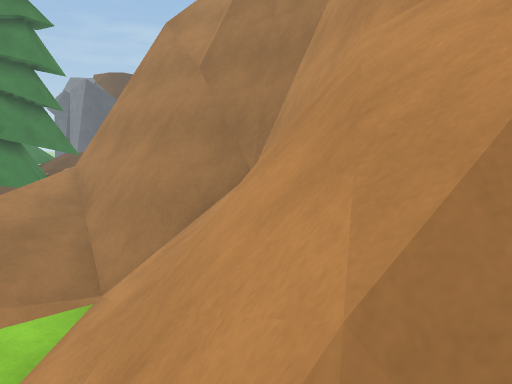
view 1 (above)

21 first-person views from a walk through a 3-D level made in the Unity game engine. The camera is 1.3 m above the floor, tilts 8° down and sees 70° across. The floor is counted in squares, 1 m on a side. Each view is taken from the middle of a square. On the plan, view 1 faces up. The plan holds only what a view shows up to about 15 squares ahead; the rest is blank. The place goes on beyond the plan. The player character is not drawn. Surface patterns are stand-ins for the level's own textures.

view 2
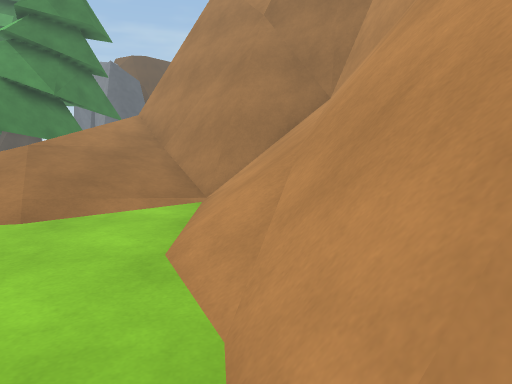

view 3
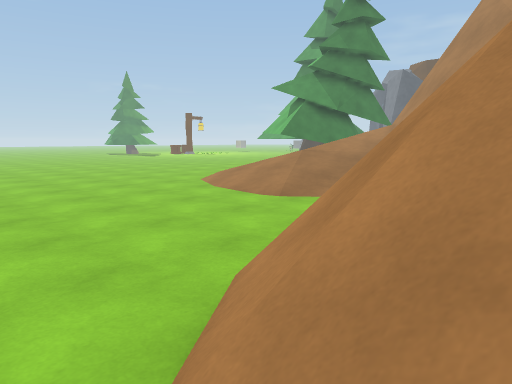

view 4
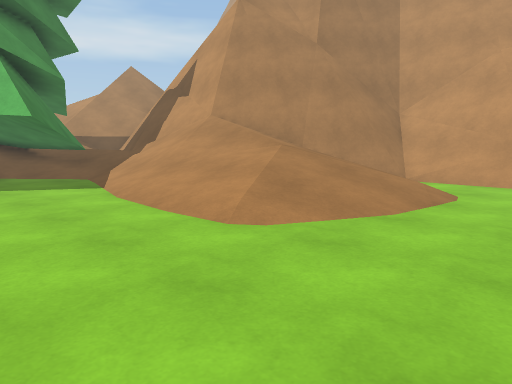

view 5
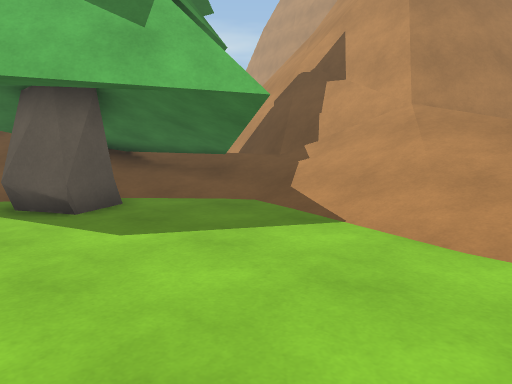

view 6
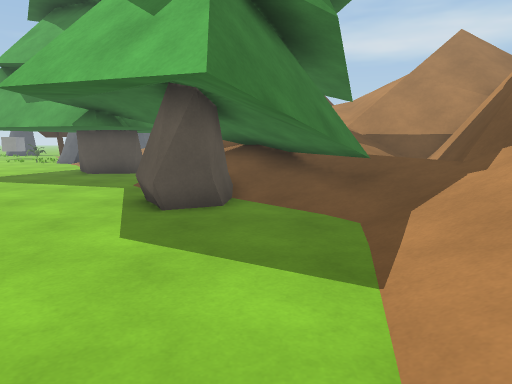

view 7
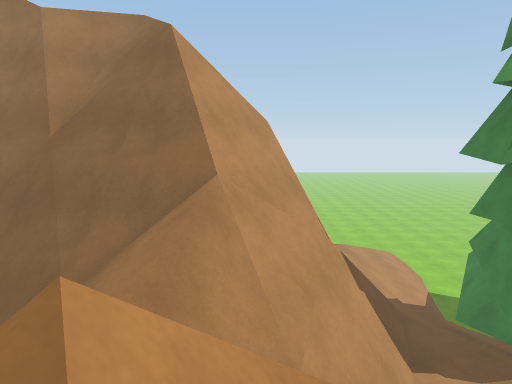

view 8
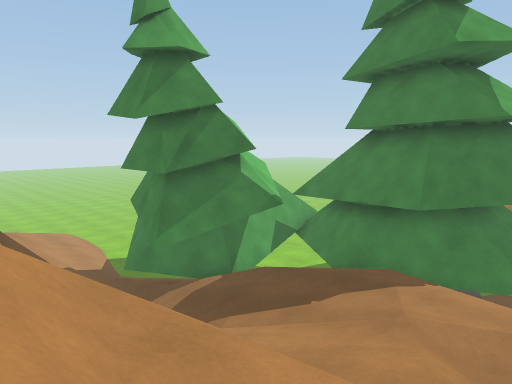

view 9
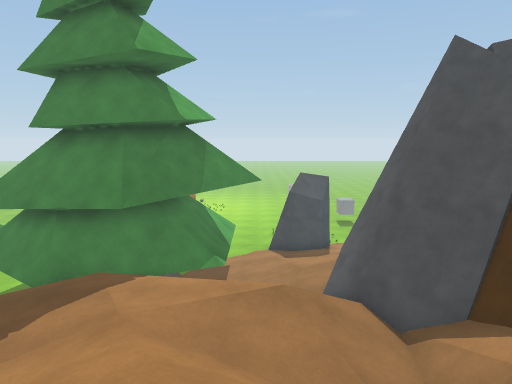

view 10
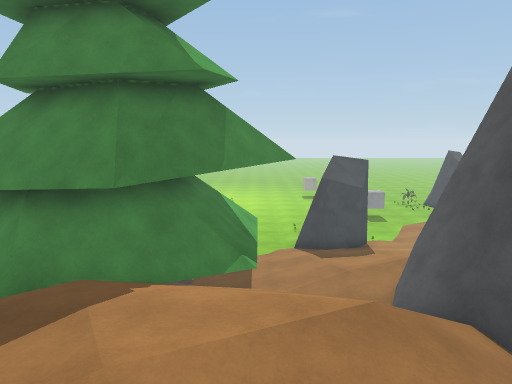

view 11
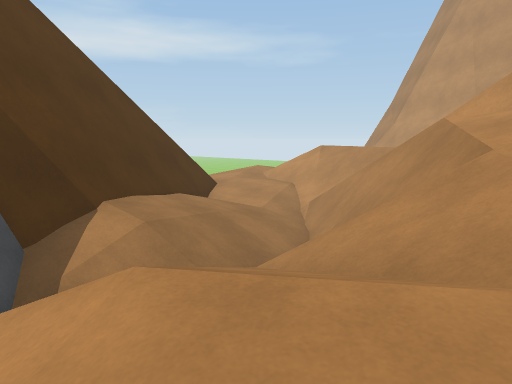

view 12
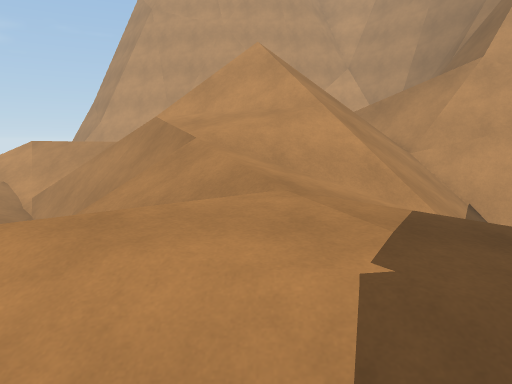

view 13
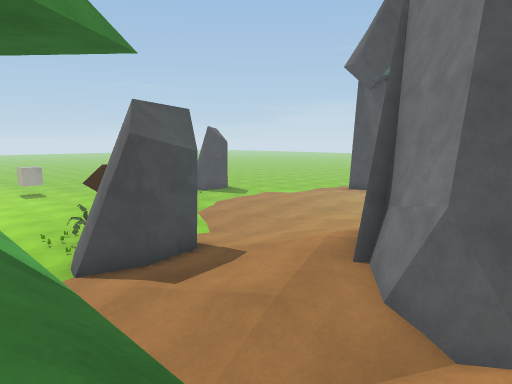

view 14
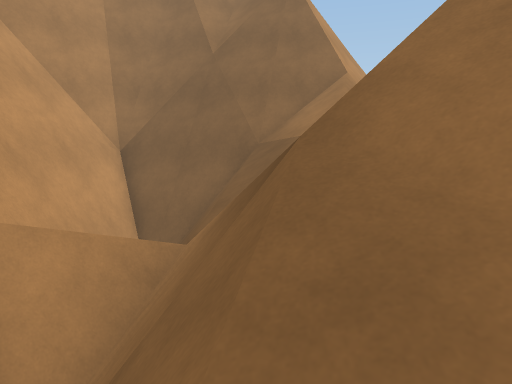

view 15
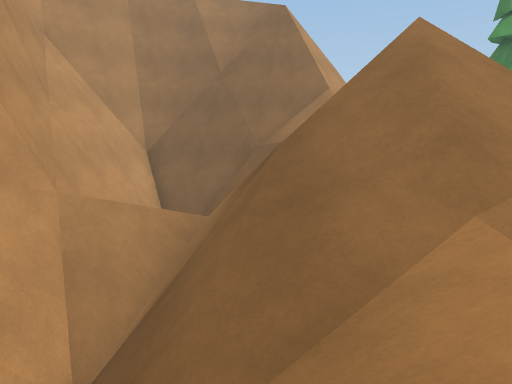

view 16
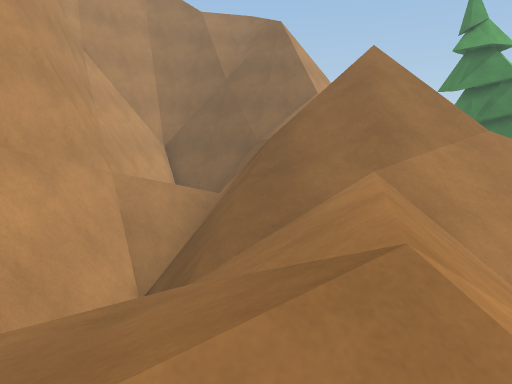

view 17
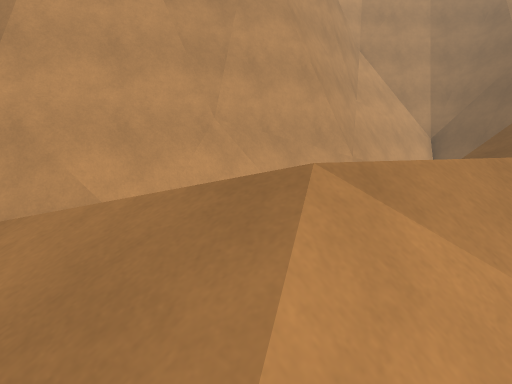

view 18
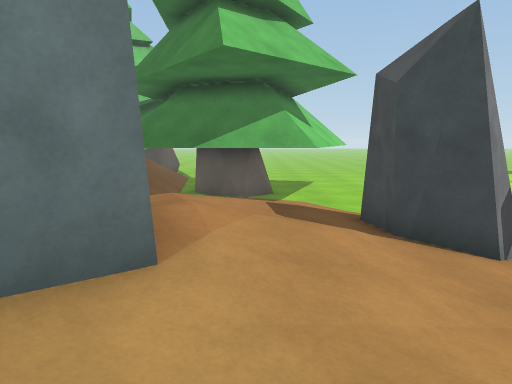

view 19
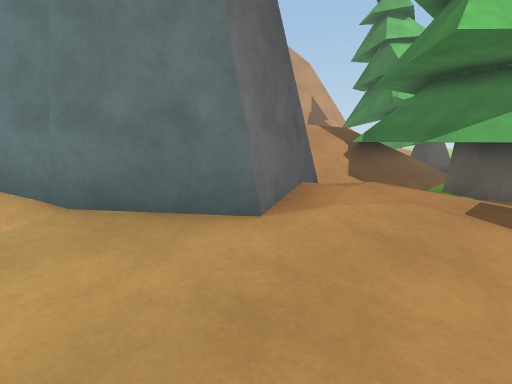

view 20
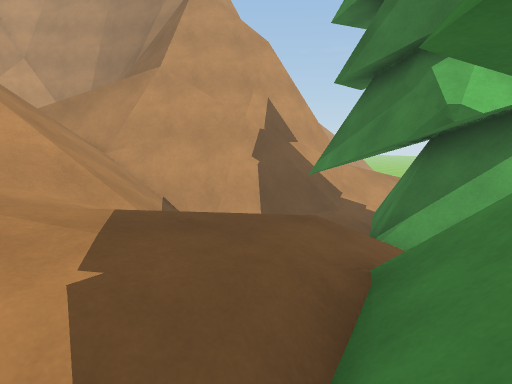

view 21
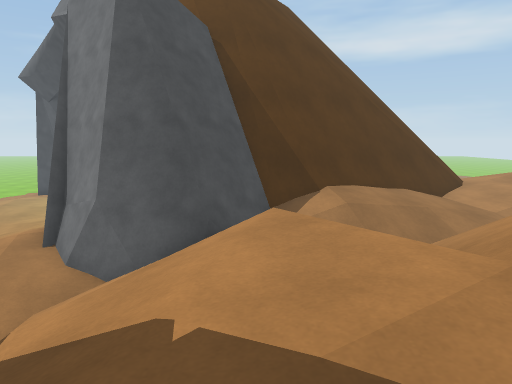

### Floor plan
Key: @ floor where view 1 was taken; # wall or solid block; x gap in a wall; . main floor; : floor 0.25 m higher than the main floor; + floor 0.75 m higher than the main floor; * floor 1 m higher than the main floor; % floor 1.5 m higher than the main floor; & floor 2 m higher than the main floor; $ floor 2.25 m higher than the main floor; / step, stairs or slope; = window, fence, low wall or low ledge; ^ raised ledge; v drop or lower ground; T pine tree; R rock; O other object.
Columns run from 22 left of view 1 to 6 right of it. Each row starts with its distance up from view 1.
 38 ...::          ###=%%////
 37 ..::OO#      ###=*%%%////   #
 36 ..::###     ###/%**%//////  #
 35 ..:+##    ###=%%*//////////=#
 34 ..:+##   ###//////==/////// #
 33 R.:++#####=//////==#///// /##
 32 RR::++####//////#=v/////=/=##
 31 RR.:++:==////// ==//////#==#
 30 R..:::://////// xv//////v###
 29 ......./////////=//////vv=##
 28 ..%%%%%///$$//////////= vv###
 27 .TTTTTT///$$/////////==/v%&$^
 26 .TTTTTTT//$$$/////// =# /&%=^
 25 TT TTTTTT/&&&&///////= //  =^
 24 T#### TT//&&&%///////  /vv v^
 23 T#### TTT/%%%///////////vv v=
 22  #####TTT/////////=/////vvvv=
 21   T###TT////////===////vvvvv=
 20   TTTTTTTTTTT//=##vv/==^==vvv
 19    ..TT.##TTT+:=##vv=^^^^^vvv
 18     .... ##T/++##=^=^^   vvvv
 17     ....T##TT//# ^^^^   vvvvv
 16      ...TT.TT/=//^^    vvvvv
 15       .....T////=^    vvvvv/
 14       ....TT////=^   v vv/
 13        ...T.////=^  vv v
 12       ......////=#^  vv
 11       .....//////=^^
 10        ....//+///=## ^^ v
  9       . .../:+////=##^#^v
  8         .../:+/////##==^
  7         ...////+//////^^^v
  6         ....//////.//=^=#v
  5        .......///..//=#v==
  4        ............//##//
  3         ...........//#v//
  2        .............=#v//
  1       ..............=#//
  0       ..............=/@/
 -1           ...........///
 -2                .......//
 -3                        /

Where each view was taken, in squares from view 1:
view 1: 0 up, 0 right, facing up
view 2: 1 down, 2 left, facing up
view 3: 3 down, 1 right, facing up-left
view 4: 2 up, 15 left, facing up-right
view 5: 9 up, 16 left, facing up-right
view 6: 9 up, 12 left, facing up
view 7: 28 up, 3 left, facing down
view 8: 29 up, 4 left, facing down-left
view 9: 29 up, 4 left, facing left
view 10: 28 up, 7 left, facing left
view 11: 27 up, 13 left, facing up-right
view 12: 27 up, 15 left, facing right
view 13: 27 up, 14 left, facing up-left
view 14: 32 up, 1 right, facing down
view 15: 35 up, 1 right, facing down
view 16: 38 up, 1 right, facing down
view 17: 38 up, 1 left, facing down-right
view 18: 38 up, 19 left, facing down
view 19: 38 up, 21 left, facing down-right
view 20: 27 up, 15 left, facing down-right
view 21: 24 up, 12 left, facing up
